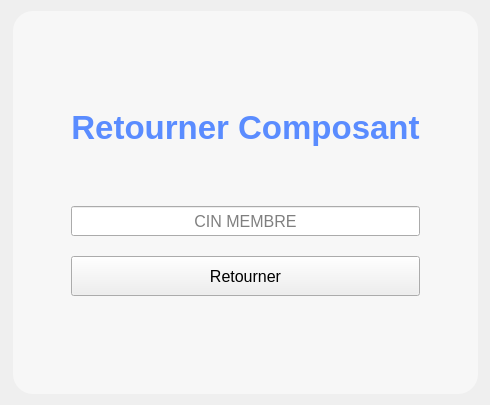
         <widget class="QWidget" name="PageRetourComposant">
          <property name="styleSheet">
           <string notr="true">#FormRetourComposant{
background:rgba(255,255,255,0.5);
border-radius:20px;
}</string>
          </property>
          <layout class="QHBoxLayout" name="horizontalLayout_22">
           <item>
            <spacer name="horizontalSpacer_35">
             <property name="orientation">
              <enum>Qt::Orientation::Horizontal</enum>
             </property>
             <property name="sizeHint" stdset="0">
              <size>
               <width>2</width>
               <height>20</height>
              </size>
             </property>
            </spacer>
           </item>
           <item>
            <widget class="QWidget" name="FormRetourComposant" native="true">
             <property name="styleSheet">
              <string notr="true">#FormAjoutMember{
background:rgba(255,255,255,0.5);
border-radius:20px;
}</string>
             </property>
             <layout class="QHBoxLayout" name="horizontalLayout_21">
              <item>
               <spacer name="horizontalSpacer_38">
                <property name="orientation">
                 <enum>Qt::Orientation::Horizontal</enum>
                </property>
                <property name="sizeHint" stdset="0">
                 <size>
                  <width>40</width>
                  <height>20</height>
                 </size>
                </property>
               </spacer>
              </item>
              <item>
               <widget class="QWidget" name="AJM_10" native="true">
                <property name="styleSheet">
                 <string notr="true"/>
                </property>
                <layout class="QVBoxLayout" name="verticalLayout_15">
                 <property name="spacing">
                  <number>20</number>
                 </property>
                 <item>
                  <spacer name="verticalSpacer_66">
                   <property name="orientation">
                    <enum>Qt::Orientation::Vertical</enum>
                   </property>
                   <property name="sizeHint" stdset="0">
                    <size>
                     <width>20</width>
                     <height>40</height>
                    </size>
                   </property>
                  </spacer>
                 </item>
                 <item>
                  <spacer name="verticalSpacer_67">
                   <property name="orientation">
                    <enum>Qt::Orientation::Vertical</enum>
                   </property>
                   <property name="sizeHint" stdset="0">
                    <size>
                     <width>20</width>
                     <height>40</height>
                    </size>
                   </property>
                  </spacer>
                 </item>
                 <item>
                  <widget class="QLabel" name="label_13">
                   <property name="maximumSize">
                    <size>
                     <width>16777215</width>
                     <height>44</height>
                    </size>
                   </property>
                   <property name="font">
                    <font>
                     <pointsize>25</pointsize>
                     <bold>true</bold>
                    </font>
                   </property>
                   <property name="styleSheet">
                    <string notr="true">color:rgb(90,140,255);</string>
                   </property>
                   <property name="frameShadow">
                    <enum>QFrame::Shadow::Plain</enum>
                   </property>
                   <property name="text">
                    <string>Retourner Composant</string>
                   </property>
                   <property name="scaledContents">
                    <bool>true</bool>
                   </property>
                   <property name="alignment">
                    <set>Qt::AlignmentFlag::AlignCenter</set>
                   </property>
                  </widget>
                 </item>
                 <item>
                  <spacer name="verticalSpacer_68">
                   <property name="orientation">
                    <enum>Qt::Orientation::Vertical</enum>
                   </property>
                   <property name="sizeHint" stdset="0">
                    <size>
                     <width>20</width>
                     <height>40</height>
                    </size>
                   </property>
                  </spacer>
                 </item>
                 <item>
                  <widget class="QLineEdit" name="RCrefer">
                   <property name="minimumSize">
                    <size>
                     <width>0</width>
                     <height>30</height>
                    </size>
                   </property>
                   <property name="font">
                    <font>
                     <pointsize>12</pointsize>
                    </font>
                   </property>
                   <property name="alignment">
                    <set>Qt::AlignmentFlag::AlignCenter</set>
                   </property>
                   <property name="placeholderText">
                    <string>CIN MEMBRE</string>
                   </property>
                  </widget>
                 </item>
                 <item>
                  <widget class="QPushButton" name="RCretour">
                   <property name="minimumSize">
                    <size>
                     <width>150</width>
                     <height>40</height>
                    </size>
                   </property>
                   <property name="font">
                    <font>
                     <pointsize>12</pointsize>
                    </font>
                   </property>
                   <property name="cursor">
                    <cursorShape>PointingHandCursor</cursorShape>
                   </property>
                   <property name="styleSheet">
                    <string notr="true"/>
                   </property>
                   <property name="text">
                    <string>Retourner</string>
                   </property>
                   <property name="shortcut">
                    <string>Return</string>
                   </property>
                   <property name="checkable">
                    <bool>false</bool>
                   </property>
                  </widget>
                 </item>
                 <item>
                  <spacer name="verticalSpacer_70">
                   <property name="orientation">
                    <enum>Qt::Orientation::Vertical</enum>
                   </property>
                   <property name="sizeHint" stdset="0">
                    <size>
                     <width>20</width>
                     <height>40</height>
                    </size>
                   </property>
                  </spacer>
                 </item>
                 <item>
                  <spacer name="verticalSpacer_71">
                   <property name="orientation">
                    <enum>Qt::Orientation::Vertical</enum>
                   </property>
                   <property name="sizeHint" stdset="0">
                    <size>
                     <width>20</width>
                     <height>40</height>
                    </size>
                   </property>
                  </spacer>
                 </item>
                </layout>
               </widget>
              </item>
              <item>
               <spacer name="horizontalSpacer_39">
                <property name="orientation">
                 <enum>Qt::Orientation::Horizontal</enum>
                </property>
                <property name="sizeHint" stdset="0">
                 <size>
                  <width>40</width>
                  <height>20</height>
                 </size>
                </property>
               </spacer>
              </item>
             </layout>
            </widget>
           </item>
           <item>
            <spacer name="horizontalSpacer_34">
             <property name="orientation">
              <enum>Qt::Orientation::Horizontal</enum>
             </property>
             <property name="sizeHint" stdset="0">
              <size>
               <width>1</width>
               <height>20</height>
              </size>
             </property>
            </spacer>
           </item>
          </layout>
         </widget>
